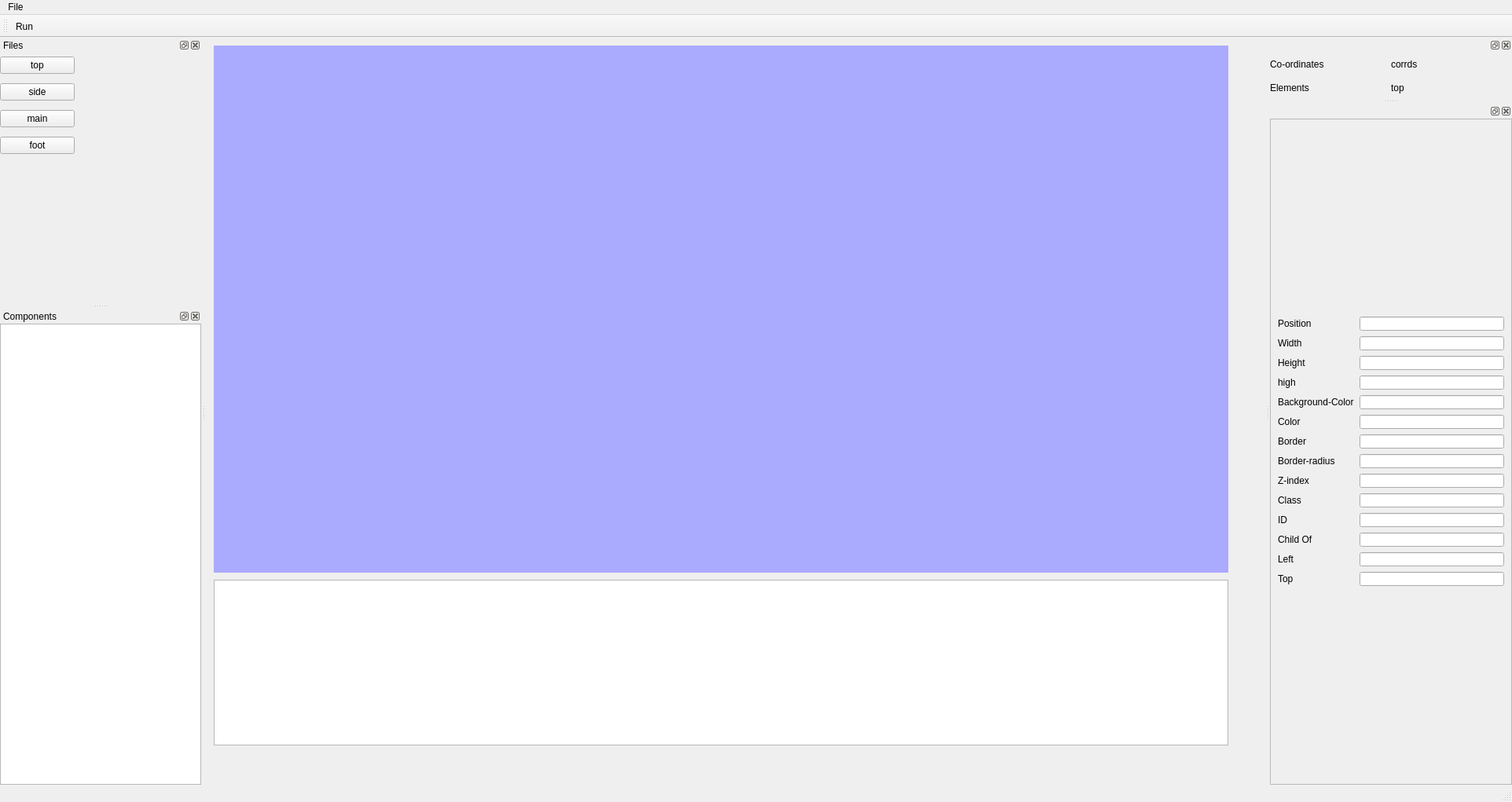
<?xml version="1.0" encoding="UTF-8"?>
<ui version="4.0">
 <class>mainWindow</class>
 <widget class="QMainWindow" name="mainWindow">
  <property name="geometry">
   <rect>
    <x>0</x>
    <y>0</y>
    <width>1924</width>
    <height>1021</height>
   </rect>
  </property>
  <property name="sizePolicy">
   <sizepolicy hsizetype="Preferred" vsizetype="Expanding">
    <horstretch>0</horstretch>
    <verstretch>0</verstretch>
   </sizepolicy>
  </property>
  <property name="windowTitle">
   <string>Pratix WebDesigner</string>
  </property>
  <property name="styleSheet">
   <string notr="true"/>
  </property>
  <widget class="QWidget" name="centralwidget">
   <widget class="MyWeb" name="Browser" native="true">
    <property name="geometry">
     <rect>
      <x>10</x>
      <y>10</y>
      <width>1291</width>
      <height>671</height>
     </rect>
    </property>
    <property name="mouseTracking">
     <bool>true</bool>
    </property>
    <property name="acceptDrops">
     <bool>true</bool>
    </property>
    <property name="styleSheet">
     <string notr="true">QWidget{
background-color: rgb(170, 170, 255);
}</string>
    </property>
   </widget>
   <widget class="QTextEdit" name="textbox">
    <property name="geometry">
     <rect>
      <x>10</x>
      <y>690</y>
      <width>1291</width>
      <height>211</height>
     </rect>
    </property>
    <property name="tabChangesFocus">
     <bool>false</bool>
    </property>
    <property name="html">
     <string>&lt;!DOCTYPE HTML PUBLIC &quot;-//W3C//DTD HTML 4.0//EN&quot; &quot;http://www.w3.org/TR/REC-html40/strict.dtd&quot;&gt;
&lt;html&gt;&lt;head&gt;&lt;meta name=&quot;qrichtext&quot; content=&quot;1&quot; /&gt;&lt;style type=&quot;text/css&quot;&gt;
p, li { white-space: pre-wrap; }
&lt;/style&gt;&lt;/head&gt;&lt;body style=&quot; font-family:'MS Shell Dlg 2'; font-size:7.8pt; font-weight:400; font-style:normal;&quot;&gt;
&lt;p style=&quot;-qt-paragraph-type:empty; margin-top:0px; margin-bottom:0px; margin-left:0px; margin-right:0px; -qt-block-indent:0; text-indent:0px;&quot;&gt;&lt;br /&gt;&lt;/p&gt;&lt;/body&gt;&lt;/html&gt;</string>
    </property>
    <property name="tabStopWidth">
     <number>3000</number>
    </property>
    <property name="tabStopDistance">
     <double>3000.000000000000000</double>
    </property>
    <property name="cursorWidth">
     <number>3</number>
    </property>
    <property name="placeholderText">
     <string/>
    </property>
   </widget>
  </widget>
  <widget class="QDockWidget" name="dockWidget">
   <property name="enabled">
    <bool>true</bool>
   </property>
   <property name="minimumSize">
    <size>
     <width>95</width>
     <height>118</height>
    </size>
   </property>
   <property name="windowTitle">
    <string>Files</string>
   </property>
   <attribute name="dockWidgetArea">
    <number>1</number>
   </attribute>
   <widget class="QWidget" name="dockWidgetContents">
    <property name="autoFillBackground">
     <bool>true</bool>
    </property>
    <widget class="QWidget" name="layoutWidget">
     <property name="geometry">
      <rect>
       <x>0</x>
       <y>0</y>
       <width>95</width>
       <height>135</height>
      </rect>
     </property>
     <layout class="QVBoxLayout" name="verticalLayout">
      <property name="spacing">
       <number>7</number>
      </property>
      <item>
       <widget class="QPushButton" name="Top">
        <property name="text">
         <string>top</string>
        </property>
       </widget>
      </item>
      <item>
       <widget class="QPushButton" name="Side">
        <property name="text">
         <string>side</string>
        </property>
       </widget>
      </item>
      <item>
       <widget class="QPushButton" name="Main">
        <property name="text">
         <string>main</string>
        </property>
       </widget>
      </item>
      <item>
       <widget class="QPushButton" name="Foot">
        <property name="text">
         <string>foot</string>
        </property>
       </widget>
      </item>
     </layout>
    </widget>
   </widget>
  </widget>
  <widget class="QDockWidget" name="dockWidget_2">
   <property name="sizePolicy">
    <sizepolicy hsizetype="Preferred" vsizetype="Preferred">
     <horstretch>0</horstretch>
     <verstretch>0</verstretch>
    </sizepolicy>
   </property>
   <property name="styleSheet">
    <string notr="true">QDockWidget{
margin:0px;
padding:0px;
}</string>
   </property>
   <property name="windowTitle">
    <string>Components</string>
   </property>
   <attribute name="dockWidgetArea">
    <number>1</number>
   </attribute>
   <widget class="QWidget" name="dockWidgetContents_2">
    <layout class="QVBoxLayout" name="verticalLayout_6">
     <property name="leftMargin">
      <number>0</number>
     </property>
     <property name="topMargin">
      <number>0</number>
     </property>
     <property name="rightMargin">
      <number>0</number>
     </property>
     <property name="bottomMargin">
      <number>0</number>
     </property>
     <item>
      <widget class="CustomListItems" name="listWidget"/>
     </item>
    </layout>
   </widget>
  </widget>
  <widget class="QStatusBar" name="statusBar"/>
  <widget class="QMenuBar" name="menuBar">
   <property name="geometry">
    <rect>
     <x>0</x>
     <y>0</y>
     <width>1924</width>
     <height>26</height>
    </rect>
   </property>
   <widget class="QMenu" name="menuFile">
    <property name="title">
     <string>File</string>
    </property>
    <addaction name="actionNew"/>
    <addaction name="actionOpen"/>
    <addaction name="actionSave_As"/>
    <addaction name="actionSave"/>
   </widget>
   <addaction name="menuFile"/>
  </widget>
  <widget class="QToolBar" name="toolBar">
   <property name="sizePolicy">
    <sizepolicy hsizetype="Preferred" vsizetype="Fixed">
     <horstretch>0</horstretch>
     <verstretch>0</verstretch>
    </sizepolicy>
   </property>
   <property name="maximumSize">
    <size>
     <width>16777215</width>
     <height>16777215</height>
    </size>
   </property>
   <property name="windowTitle">
    <string>toolBar</string>
   </property>
   <attribute name="toolBarArea">
    <enum>TopToolBarArea</enum>
   </attribute>
   <attribute name="toolBarBreak">
    <bool>false</bool>
   </attribute>
   <addaction name="actionRun"/>
  </widget>
  <widget class="QDockWidget" name="dockWidget_4">
   <attribute name="dockWidgetArea">
    <number>2</number>
   </attribute>
   <widget class="QWidget" name="dockWidgetContents_4">
    <layout class="QVBoxLayout" name="verticalLayout_8">
     <property name="spacing">
      <number>0</number>
     </property>
     <property name="leftMargin">
      <number>0</number>
     </property>
     <property name="topMargin">
      <number>0</number>
     </property>
     <property name="rightMargin">
      <number>0</number>
     </property>
     <property name="bottomMargin">
      <number>0</number>
     </property>
     <item>
      <layout class="QHBoxLayout" name="horizontalLayout">
       <property name="spacing">
        <number>0</number>
       </property>
       <item>
        <layout class="QVBoxLayout" name="verticalLayout_2">
         <item>
          <widget class="QLabel" name="label_12">
           <property name="text">
            <string>Co-ordinates</string>
           </property>
          </widget>
         </item>
         <item>
          <widget class="QLabel" name="label_14">
           <property name="text">
            <string>Elements</string>
           </property>
          </widget>
         </item>
        </layout>
       </item>
       <item>
        <layout class="QVBoxLayout" name="verticalLayout_3">
         <item>
          <widget class="QLabel" name="cordinates">
           <property name="text">
            <string>corrds</string>
           </property>
          </widget>
         </item>
         <item>
          <widget class="QLabel" name="element">
           <property name="text">
            <string>top</string>
           </property>
          </widget>
         </item>
        </layout>
       </item>
      </layout>
     </item>
    </layout>
   </widget>
  </widget>
  <widget class="QDockWidget" name="dockWidget_5">
   <property name="minimumSize">
    <size>
     <width>308</width>
     <height>520</height>
    </size>
   </property>
   <attribute name="dockWidgetArea">
    <number>2</number>
   </attribute>
   <widget class="QWidget" name="dockWidgetContents_5">
    <layout class="QVBoxLayout" name="verticalLayout_7">
     <property name="spacing">
      <number>0</number>
     </property>
     <property name="leftMargin">
      <number>0</number>
     </property>
     <property name="topMargin">
      <number>0</number>
     </property>
     <property name="rightMargin">
      <number>0</number>
     </property>
     <property name="bottomMargin">
      <number>0</number>
     </property>
     <item>
      <widget class="QScrollArea" name="scrollArea">
       <property name="enabled">
        <bool>true</bool>
       </property>
       <property name="sizePolicy">
        <sizepolicy hsizetype="Expanding" vsizetype="Expanding">
         <horstretch>0</horstretch>
         <verstretch>0</verstretch>
        </sizepolicy>
       </property>
       <property name="styleSheet">
        <string notr="true">padding:0;</string>
       </property>
       <property name="frameShadow">
        <enum>QFrame::Sunken</enum>
       </property>
       <property name="lineWidth">
        <number>0</number>
       </property>
       <property name="widgetResizable">
        <bool>true</bool>
       </property>
       <widget class="QWidget" name="scrollAreaWidgetContents_2">
        <property name="geometry">
         <rect>
          <x>0</x>
          <y>0</y>
          <width>306</width>
          <height>788</height>
         </rect>
        </property>
        <layout class="QVBoxLayout" name="verticalLayout_9">
         <item>
          <layout class="QHBoxLayout" name="horizontalLayout_2">
           <property name="spacing">
            <number>7</number>
           </property>
           <item>
            <layout class="QVBoxLayout" name="verticalLayout_4">
             <item>
              <widget class="QLabel" name="position">
               <property name="styleSheet">
                <string notr="true"/>
               </property>
               <property name="text">
                <string>Position</string>
               </property>
              </widget>
             </item>
             <item>
              <widget class="QLabel" name="width">
               <property name="styleSheet">
                <string notr="true"/>
               </property>
               <property name="text">
                <string>Width</string>
               </property>
              </widget>
             </item>
             <item>
              <widget class="QLabel" name="height">
               <property name="styleSheet">
                <string notr="true"/>
               </property>
               <property name="text">
                <string>Height</string>
               </property>
              </widget>
             </item>
             <item>
              <widget class="QLabel" name="height_2">
               <property name="styleSheet">
                <string notr="true"/>
               </property>
               <property name="text">
                <string>high</string>
               </property>
              </widget>
             </item>
             <item>
              <widget class="QLabel" name="bgcolor">
               <property name="styleSheet">
                <string notr="true"/>
               </property>
               <property name="text">
                <string>Background-Color</string>
               </property>
              </widget>
             </item>
             <item>
              <widget class="QLabel" name="color">
               <property name="styleSheet">
                <string notr="true"/>
               </property>
               <property name="text">
                <string>Color</string>
               </property>
              </widget>
             </item>
             <item>
              <widget class="QLabel" name="border">
               <property name="styleSheet">
                <string notr="true"/>
               </property>
               <property name="text">
                <string>Border</string>
               </property>
              </widget>
             </item>
             <item>
              <widget class="QLabel" name="borderradius">
               <property name="styleSheet">
                <string notr="true"/>
               </property>
               <property name="text">
                <string>Border-radius</string>
               </property>
              </widget>
             </item>
             <item>
              <widget class="QLabel" name="zindex">
               <property name="styleSheet">
                <string notr="true"/>
               </property>
               <property name="text">
                <string>Z-index</string>
               </property>
              </widget>
             </item>
             <item>
              <widget class="QLabel" name="classv">
               <property name="styleSheet">
                <string notr="true"/>
               </property>
               <property name="text">
                <string>Class</string>
               </property>
              </widget>
             </item>
             <item>
              <widget class="QLabel" name="id">
               <property name="styleSheet">
                <string notr="true"/>
               </property>
               <property name="text">
                <string>ID</string>
               </property>
              </widget>
             </item>
             <item>
              <widget class="QLabel" name="childof">
               <property name="styleSheet">
                <string notr="true"/>
               </property>
               <property name="text">
                <string>Child Of</string>
               </property>
              </widget>
             </item>
             <item>
              <widget class="QLabel" name="label">
               <property name="styleSheet">
                <string notr="true"/>
               </property>
               <property name="text">
                <string>Left</string>
               </property>
              </widget>
             </item>
             <item>
              <widget class="QLabel" name="top">
               <property name="styleSheet">
                <string notr="true"/>
               </property>
               <property name="text">
                <string>Top</string>
               </property>
              </widget>
             </item>
            </layout>
           </item>
           <item>
            <layout class="QVBoxLayout" name="verticalLayout_5">
             <item>
              <widget class="QLineEdit" name="Positionvalue">
               <property name="styleSheet">
                <string notr="true"/>
               </property>
              </widget>
             </item>
             <item>
              <widget class="QLineEdit" name="widthvalue">
               <property name="styleSheet">
                <string notr="true"/>
               </property>
              </widget>
             </item>
             <item>
              <widget class="QLineEdit" name="Heightvalue">
               <property name="styleSheet">
                <string notr="true"/>
               </property>
              </widget>
             </item>
             <item>
              <widget class="QLineEdit" name="highval"/>
             </item>
             <item>
              <widget class="QLineEdit" name="Bgcolorvalue">
               <property name="styleSheet">
                <string notr="true"/>
               </property>
              </widget>
             </item>
             <item>
              <widget class="QLineEdit" name="Colorvalue">
               <property name="styleSheet">
                <string notr="true"/>
               </property>
              </widget>
             </item>
             <item>
              <widget class="QLineEdit" name="Bordervalue">
               <property name="styleSheet">
                <string notr="true"/>
               </property>
              </widget>
             </item>
             <item>
              <widget class="QLineEdit" name="Borderradiusvalue">
               <property name="styleSheet">
                <string notr="true"/>
               </property>
              </widget>
             </item>
             <item>
              <widget class="QLineEdit" name="ZIndexvalue">
               <property name="styleSheet">
                <string notr="true"/>
               </property>
              </widget>
             </item>
             <item>
              <widget class="QLineEdit" name="Classvalue">
               <property name="styleSheet">
                <string notr="true"/>
               </property>
              </widget>
             </item>
             <item>
              <widget class="QLineEdit" name="IDvalue">
               <property name="styleSheet">
                <string notr="true"/>
               </property>
              </widget>
             </item>
             <item>
              <widget class="QLineEdit" name="ChildOfvalue">
               <property name="styleSheet">
                <string notr="true"/>
               </property>
              </widget>
             </item>
             <item>
              <widget class="QLineEdit" name="Leftvalue">
               <property name="styleSheet">
                <string notr="true"/>
               </property>
              </widget>
             </item>
             <item>
              <widget class="QLineEdit" name="Topvalue">
               <property name="styleSheet">
                <string notr="true"/>
               </property>
              </widget>
             </item>
            </layout>
           </item>
          </layout>
         </item>
        </layout>
       </widget>
      </widget>
     </item>
    </layout>
   </widget>
  </widget>
  <action name="actionNew">
   <property name="text">
    <string>New</string>
   </property>
  </action>
  <action name="actionOpen">
   <property name="text">
    <string>Open</string>
   </property>
  </action>
  <action name="actionSave_As">
   <property name="text">
    <string>Save As</string>
   </property>
  </action>
  <action name="actionSave">
   <property name="text">
    <string>Save</string>
   </property>
  </action>
  <action name="actionRun">
   <property name="icon">
    <iconset>
     <normaloff>icons/play.png</normaloff>icons/play.png</iconset>
   </property>
   <property name="text">
    <string>Run</string>
   </property>
  </action>
 </widget>
 <customwidgets>
  <customwidget>
   <class>MyWeb</class>
   <extends>QWidget</extends>
   <header>MyWeb</header>
   <container>1</container>
  </customwidget>
  <customwidget>
   <class>CustomListItems</class>
   <extends>QListWidget</extends>
   <header location="global">customlistitems</header>
  </customwidget>
 </customwidgets>
 <resources/>
 <connections/>
</ui>
